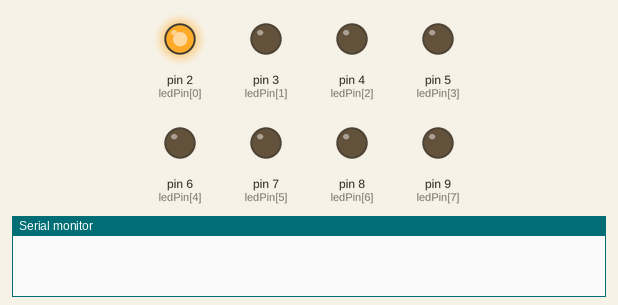
Simulated run of this sketch. Board: Arduino Uno, built with avr-gcc and run on an emulated ATmega328P. Parts: output pins drawn as LEDs (lit = HIGH), the last lines printed to the serial monitor. Random numbers use the default seed unless the sketch sets one.

Above: at 0.1 s.
At 3.1 s:
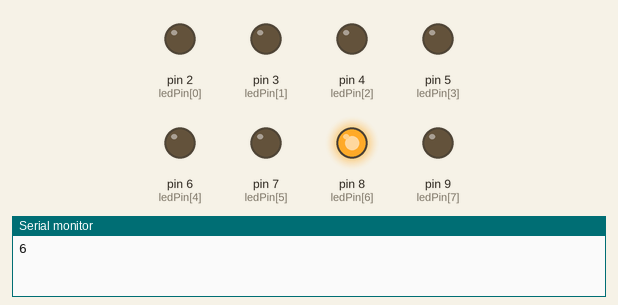
At 6.1 s:
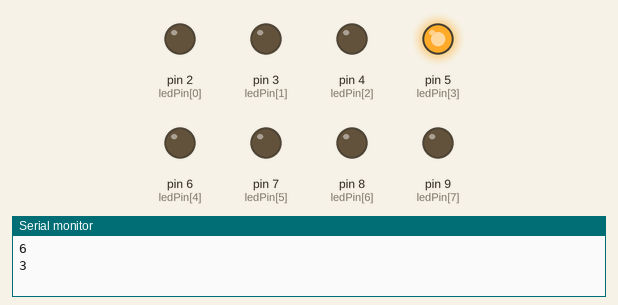
At 9.1 s:
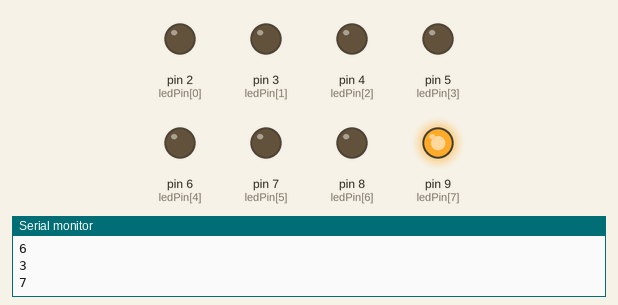
At 15.1 s:
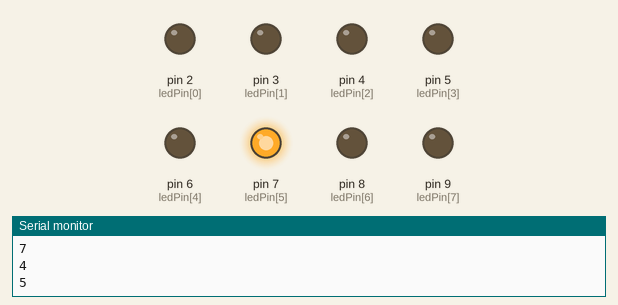
At 36.1 s:
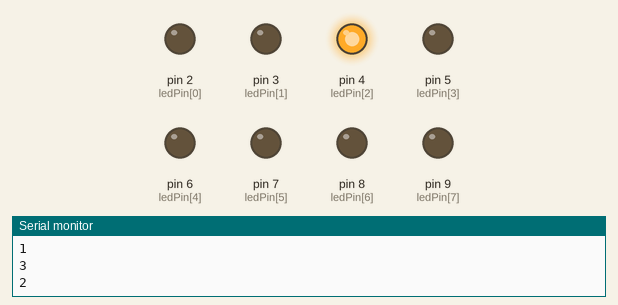
Timing chart, 0 to 40.0 s (numbered marks = the images above):
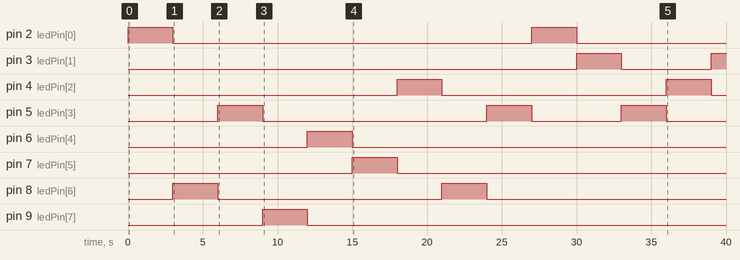

Measured:
- by itself, pin 2 (ledPin[0]): HIGH → LOW at 3.0 s, → HIGH 24.0 s later, → LOW 3.0 s later
- by itself, pin 3 (ledPin[1]): LOW → HIGH at 30.0 s, → LOW 3.0 s later, → HIGH 6.0 s later
- by itself, pin 4 (ledPin[2]), pin 8 (ledPin[6]): alternates HIGH for 3.0 s and LOW for 15.0 s
- by itself, pin 5 (ledPin[3]): goes HIGH 3.0 s, LOW 15.0 s, HIGH 3.0 s, LOW 6.0 s, HIGH 3.0 s, then LOW
- by itself, pin 6 (ledPin[4]): LOW → HIGH at 12.0 s, → LOW 3.0 s later
- by itself, pin 7 (ledPin[5]): LOW → HIGH at 15.0 s, → LOW 3.0 s later
- by itself, pin 9 (ledPin[7]): LOW → HIGH at 9.0 s, → LOW 3.0 s later

The sketch:

randomLEDswitchingRegularLogic.ino
```cpp
long OffTime = 3000;
long previousMillis = 0;

int ledPin[] = {2,3,4,5,6,7,8,9};

void setup() {

  // put your setup code here, to run once:
  Serial.begin(9600);
  for (int j; j <8; j++) {
    pinMode(ledPin[j], OUTPUT);
    digitalWrite(ledPin[j],LOW);
  }
  digitalWrite(ledPin[0], HIGH);
}

int i = 0;
int previousState = 0;
void loop() {
  // put your main code here, to run repeatedly:
  long currentMillis = millis();
  int seed = random(0,8);

  if(seed != previousState){
      digitalWrite(ledPin[seed],LOW);
    while (currentMillis - previousMillis >= OffTime) {
      Serial.println(seed);
      digitalWrite(ledPin[seed], HIGH);
      previousMillis = currentMillis;
      previousState = seed;
    }
  }
}
```
